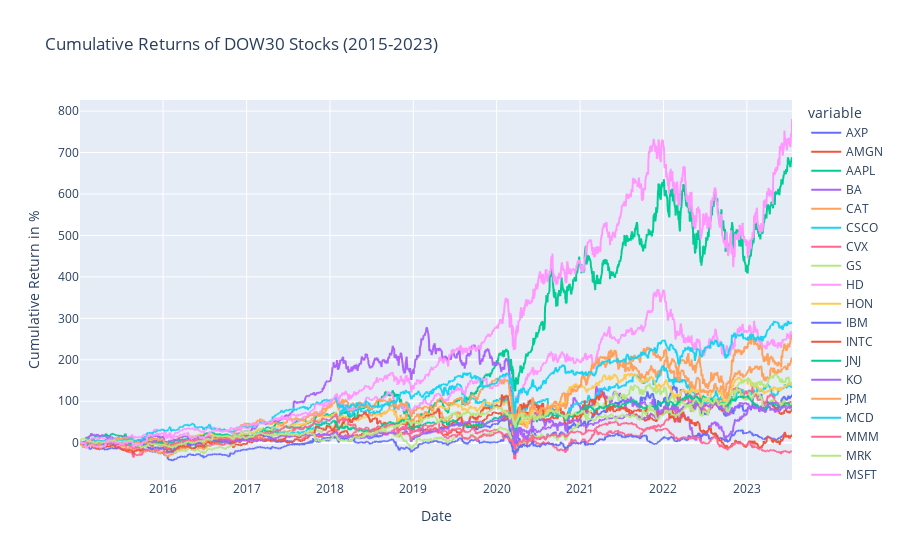

This figure's notebook cell:
### Code cell
dow30_comps_returns = dow30_comps.pct_change()
dow30_comps_rets_cumprod = dow30_comps_returns.add(1).cumprod().sub(1)*100

fig = px.line(dow30_comps_rets_cumprod, x=dow30_comps_rets_cumprod.index, y=dow30_comps_rets_cumprod.columns, title='Cumulative Returns of DOW30 Stocks (2015-2023)')

fig.update_xaxes(title_text='Date')
fig.update_yaxes(title_text='Cumulative Return in %')

fig.show()

### Figure 1 — Plotly figure (JSON) as saved in the notebook; plotly's stock layout.template omitted (floating-point values rounded to 4 significant figures; data arrays with more than 128 entries replaced by an {"elided": "..."} marker saying what was removed)
{"data": [{"hovertemplate": "variable=AXP<br>Date=%{x}<br>value=%{y}<extra></extra>", "legendgroup": "AXP", "line": {"color": "#636efa", "dash": "solid"}, "marker": {"symbol": "circle"}, "mode": "lines", "name": "AXP", "showlegend": true, "type": "scattergl", "x": {"elided": "2149 str values"}, "xaxis": "x", "y": {"elided": "2149 float values"}, "yaxis": "y"}, {"hovertemplate": "variable=AMGN<br>Date=%{x}<br>value=%{y}<extra></extra>", "legendgroup": "AMGN", "line": {"color": "#EF553B", "dash": "solid"}, "marker": {"symbol": "circle"}, "mode": "lines", "name": "AMGN", "showlegend": true, "type": "scattergl", "x": {"elided": "2149 str values"}, "xaxis": "x", "y": {"elided": "2149 float values"}, "yaxis": "y"}, {"hovertemplate": "variable=AAPL<br>Date=%{x}<br>value=%{y}<extra></extra>", "legendgroup": "AAPL", "line": {"color": "#00cc96", "dash": "solid"}, "marker": {"symbol": "circle"}, "mode": "lines", "name": "AAPL", "showlegend": true, "type": "scattergl", "x": {"elided": "2149 str values"}, "xaxis": "x", "y": {"elided": "2149 float values"}, "yaxis": "y"}, {"hovertemplate": "variable=BA<br>Date=%{x}<br>value=%{y}<extra></extra>", "legendgroup": "BA", "line": {"color": "#ab63fa", "dash": "solid"}, "marker": {"symbol": "circle"}, "mode": "lines", "name": "BA", "showlegend": true, "type": "scattergl", "x": {"elided": "2149 str values"}, "xaxis": "x", "y": {"elided": "2149 float values"}, "yaxis": "y"}, {"hovertemplate": "variable=CAT<br>Date=%{x}<br>value=%{y}<extra></extra>", "legendgroup": "CAT", "line": {"color": "#FFA15A", "dash": "solid"}, "marker": {"symbol": "circle"}, "mode": "lines", "name": "CAT", "showlegend": true, "type": "scattergl", "x": {"elided": "2149 str values"}, "xaxis": "x", "y": {"elided": "2149 float values"}, "yaxis": "y"}, {"hovertemplate": "variable=CSCO<br>Date=%{x}<br>value=%{y}<extra></extra>", "legendgroup": "CSCO", "line": {"color": "#19d3f3", "dash": "solid"}, "marker": {"symbol": "circle"}, "mode": "lines", "name": "CSCO", "showlegend": true, "type": "scattergl", "x": {"elided": "2149 str values"}, "xaxis": "x", "y": {"elided": "2149 float values"}, "yaxis": "y"}, {"hovertemplate": "variable=CVX<br>Date=%{x}<br>value=%{y}<extra></extra>", "legendgroup": "CVX", "line": {"color": "#FF6692", "dash": "solid"}, "marker": {"symbol": "circle"}, "mode": "lines", "name": "CVX", "showlegend": true, "type": "scattergl", "x": {"elided": "2149 str values"}, "xaxis": "x", "y": {"elided": "2149 float values"}, "yaxis": "y"}, {"hovertemplate": "variable=GS<br>Date=%{x}<br>value=%{y}<extra></extra>", "legendgroup": "GS", "line": {"color": "#B6E880", "dash": "solid"}, "marker": {"symbol": "circle"}, "mode": "lines", "name": "GS", "showlegend": true, "type": "scattergl", "x": {"elided": "2149 str values"}, "xaxis": "x", "y": {"elided": "2149 float values"}, "yaxis": "y"}, {"hovertemplate": "variable=HD<br>Date=%{x}<br>value=%{y}<extra></extra>", "legendgroup": "HD", "line": {"color": "#FF97FF", "dash": "solid"}, "marker": {"symbol": "circle"}, "mode": "lines", "name": "HD", "showlegend": true, "type": "scattergl", "x": {"elided": "2149 str values"}, "xaxis": "x", "y": {"elided": "2149 float values"}, "yaxis": "y"}, {"hovertemplate": "variable=HON<br>Date=%{x}<br>value=%{y}<extra></extra>", "legendgroup": "HON", "line": {"color": "#FECB52", "dash": "solid"}, "marker": {"symbol": "circle"}, "mode": "lines", "name": "HON", "showlegend": true, "type": "scattergl", "x": {"elided": "2149 str values"}, "xaxis": "x", "y": {"elided": "2149 float values"}, "yaxis": "y"}, {"hovertemplate": "variable=IBM<br>Date=%{x}<br>value=%{y}<extra></extra>", "legendgroup": "IBM", "line": {"color": "#636efa", "dash": "solid"}, "marker": {"symbol": "circle"}, "mode": "lines", "name": "IBM", "showlegend": true, "type": "scattergl", "x": {"elided": "2149 str values"}, "xaxis": "x", "y": {"elided": "2149 float values"}, "yaxis": "y"}, {"hovertemplate": "variable=INTC<br>Date=%{x}<br>value=%{y}<extra></extra>", "legendgroup": "INTC", "line": {"color": "#EF553B", "dash": "solid"}, "marker": {"symbol": "circle"}, "mode": "lines", "name": "INTC", "showlegend": true, "type": "scattergl", "x": {"elided": "2149 str values"}, "xaxis": "x", "y": {"elided": "2149 float values"}, "yaxis": "y"}, {"hovertemplate": "variable=JNJ<br>Date=%{x}<br>value=%{y}<extra></extra>", "legendgroup": "JNJ", "line": {"color": "#00cc96", "dash": "solid"}, "marker": {"symbol": "circle"}, "mode": "lines", "name": "JNJ", "showlegend": true, "type": "scattergl", "x": {"elided": "2149 str values"}, "xaxis": "x", "y": {"elided": "2149 float values"}, "yaxis": "y"}, {"hovertemplate": "variable=KO<br>Date=%{x}<br>value=%{y}<extra></extra>", "legendgroup": "KO", "line": {"color": "#ab63fa", "dash": "solid"}, "marker": {"symbol": "circle"}, "mode": "lines", "name": "KO", "showlegend": true, "type": "scattergl", "x": {"elided": "2149 str values"}, "xaxis": "x", "y": {"elided": "2149 float values"}, "yaxis": "y"}, {"hovertemplate": "variable=JPM<br>Date=%{x}<br>value=%{y}<extra></extra>", "legendgroup": "JPM", "line": {"color": "#FFA15A", "dash": "solid"}, "marker": {"symbol": "circle"}, "mode": "lines", "name": "JPM", "showlegend": true, "type": "scattergl", "x": {"elided": "2149 str values"}, "xaxis": "x", "y": {"elided": "2149 float values"}, "yaxis": "y"}, {"hovertemplate": "variable=MCD<br>Date=%{x}<br>value=%{y}<extra></extra>", "legendgroup": "MCD", "line": {"color": "#19d3f3", "dash": "solid"}, "marker": {"symbol": "circle"}, "mode": "lines", "name": "MCD", "showlegend": true, "type": "scattergl", "x": {"elided": "2149 str values"}, "xaxis": "x", "y": {"elided": "2149 float values"}, "yaxis": "y"}, {"hovertemplate": "variable=MMM<br>Date=%{x}<br>value=%{y}<extra></extra>", "legendgroup": "MMM", "line": {"color": "#FF6692", "dash": "solid"}, "marker": {"symbol": "circle"}, "mode": "lines", "name": "MMM", "showlegend": true, "type": "scattergl", "x": {"elided": "2149 str values"}, "xaxis": "x", "y": {"elided": "2149 float values"}, "yaxis": "y"}, {"hovertemplate": "variable=MRK<br>Date=%{x}<br>value=%{y}<extra></extra>", "legendgroup": "MRK", "line": {"color": "#B6E880", "dash": "solid"}, "marker": {"symbol": "circle"}, "mode": "lines", "name": "MRK", "showlegend": true, "type": "scattergl", "x": {"elided": "2149 str values"}, "xaxis": "x", "y": {"elided": "2149 float values"}, "yaxis": "y"}, {"hovertemplate": "variable=MSFT<br>Date=%{x}<br>value=%{y}<extra></extra>", "legendgroup": "MSFT", "line": {"color": "#FF97FF", "dash": "solid"}, "marker": {"symbol": "circle"}, "mode": "lines", "name": "MSFT", "showlegend": true, "type": "scattergl", "x": {"elided": "2149 str values"}, "xaxis": "x", "y": {"elided": "2149 float values"}, "yaxis": "y"}], "layout": {"legend": {"title": {"text": "variable"}, "tracegroupgap": 0}, "title": {"text": "Cumulative Returns of DOW30 Stocks (2015-2023)"}, "xaxis": {"anchor": "y", "domain": [0, 1], "title": {"text": "Date"}}, "yaxis": {"anchor": "x", "domain": [0, 1], "title": {"text": "Cumulative Return in %"}}}}
